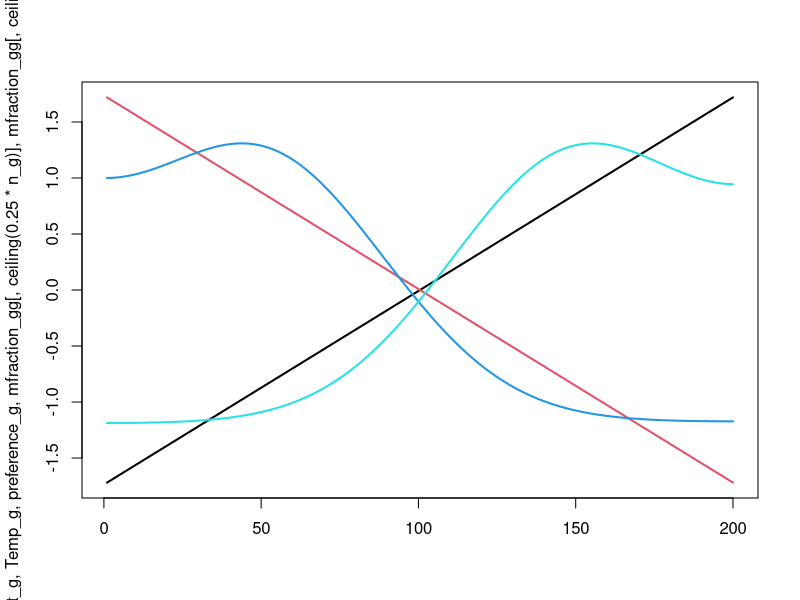
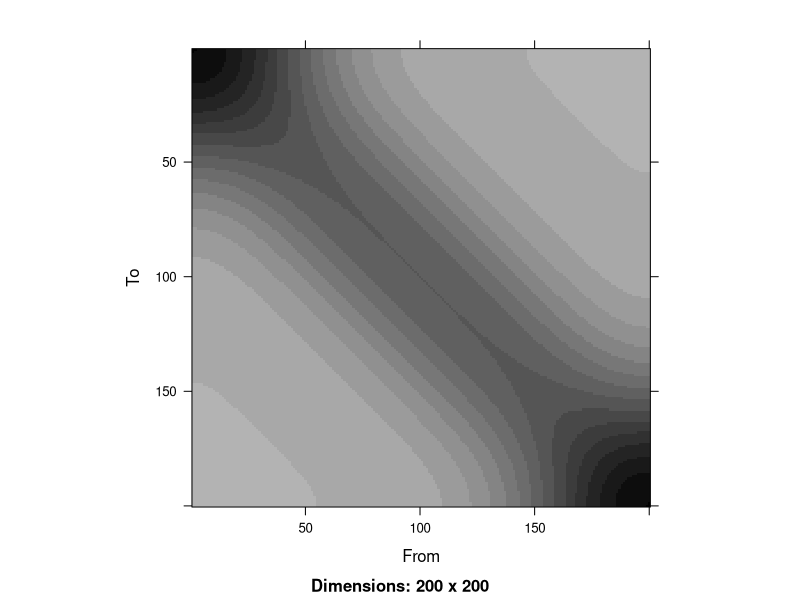
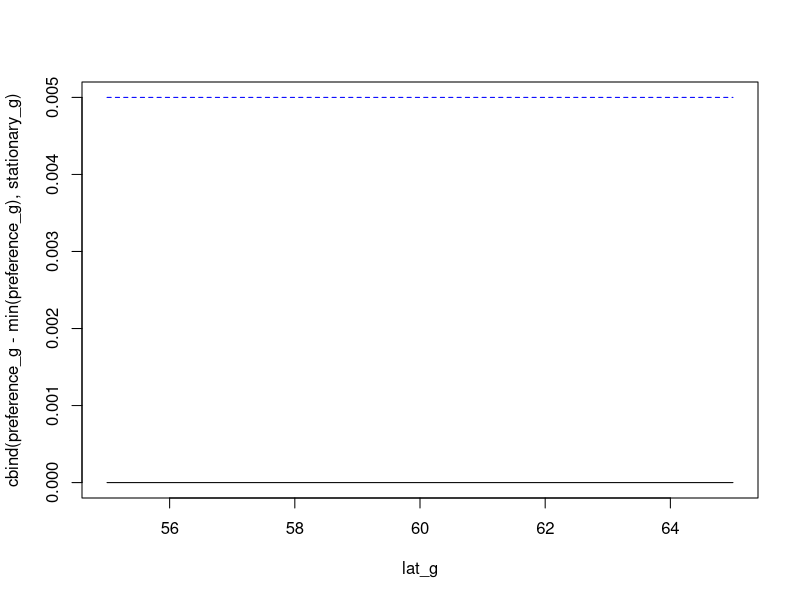

Source code (R) for these figures, in order:

###########################
# One dimensional
###########################

#library(Matrix)
n_g = 200

# Domain characteristics
lat_g = seq(55, 65, length=n_g)
Temp_g = seq(15, 5, length=n_g)

# Parameters
# if testing diffusion via comparison with variance of displacement
unittime_variance = 2^2
D = unittime_variance / 2
Dprime = D / mean(diff(lat_g))^2
preference_g = -0 * (Temp_g - 10)^2
# if testing dynamics for taxis
  #diffusion_coefficient = 1 ^ 2
  #preference_g = -0.1 * (Temp_g - 10)^2

# Movement operator
A_gg = ifelse( round(abs(outer(lat_g,lat_g,"-")),2) == round(mean(diff(lat_g)),2), 1, 0 )
# Diffusion
diffusion_gg = A_gg * Dprime
diag(diffusion_gg) = -1 * colSums(diffusion_gg)
# Taxis
taxis_gg = A_gg * outer(preference_g, preference_g, "-")
diag(taxis_gg) = -1 * colSums(taxis_gg)
# Total
mrate_gg = diffusion_gg + taxis_gg
if( any(mrate_gg-diag(diag(mrate_gg))<0) ) stop("`mrate_gg` must be a Metzler matrix. Consider changing parameterization")
# Annualized
mfraction_gg = Matrix::expm(mrate_gg)

# plot
matplot( scale(cbind(lat_g,Temp_g,preference_g,mfraction_gg[,ceiling(0.25*n_g)],mfraction_gg[,ceiling(0.75*n_g)])), type="l", lty="solid", lwd=2 )

#
Matrix::image(mfraction_gg, xlab="From", ylab="To", border=NA)

# Stationary distribution
stationary_g = eigen(mfraction_gg)$vectors[,1]
stationary_g = stationary_g / sum(stationary_g)

#
matplot( x=lat_g, y=cbind(preference_g-min(preference_g),stationary_g), type="l", col=c("black","blue") )

# n(t+1) = Mrate_gg * n(t)

# Diffusion should equal variance of displacement
  # Using central cell to minimize boundary issues
# sum( mfraction_gg[,6] * 1:n_g )
mean1 = weighted.mean(lat_g, w=mfraction_gg[,ceiling(n_g/2)])
# sum( mfraction_gg[,6] * (1:n_g-mean1)^2 )
var1 = weighted.mean( (lat_g-mean1)^2, w=mfraction_gg[,ceiling(n_g/2)])
# Should be equal
var1
2 * 1 * D  # MSD = 2nDt

#######################
# 2-dimensional
#######################

library(sf)

# Define parameters
bounds = 20
shape_type = c("square", "hex")[1]
cellsize = 0.8
n_neighbors = ifelse(shape_type=="square", 4, 6)
n_dim = 2  # 2-dimensions
unittime_variance = 1^2

# Define dimain and discretization
sf_area = st_polygon(x = list(cbind(c(0,0,bounds,bounds,0),c(0,bounds,bounds,0,0))) )
sf_grid = st_make_grid( sf_area, cellsize=cellsize, square = isTRUE(shape_type=="square") )

# Get adjacency
st_rook = function(a, b = a, ...) st_relate(a, b, pattern = "F***1****", ... )
grid_A = st_rook( sf_grid, sparse=TRUE )
A_gg = as(grid_A,"sparseMatrix")

# Calculcate D
D = unittime_variance / 2
# Dprime presumably depends on discretization size and shape
#Dprime = unittime_variance / n_neighbors / cellsize^2
Dprime = D / cellsize^2

# Assemble diffusion-rate matrix
diffusion_gg = A_gg * Dprime
diag(diffusion_gg) = -1 * Matrix::colSums(diffusion_gg)
# integrated movement fractions matrix
mfraction_gg = Matrix::expm(diffusion_gg)

# Using central cell to minimize boundary issues
sf_point = st_point(c(10.1,10.1) )
centroid = as.numeric( st_within(sf_point,sf_grid) )
# Calculate average in X and Y dimensions
meanX = weighted.mean( x=st_coordinates(st_centroid(sf_grid))[,1], w=mfraction_gg[,centroid])
meanY = weighted.mean( x=st_coordinates(st_centroid(sf_grid))[,2], w=mfraction_gg[,centroid])
# calculate variance in X and Y dimensions
varX = weighted.mean( (st_coordinates(st_centroid(sf_grid))[,1]-meanX)^2, w=mfraction_gg[,centroid])
varY = weighted.mean( (st_coordinates(st_centroid(sf_grid))[,2]-meanY)^2, w=mfraction_gg[,centroid])
# Mean-squared-displacement (MSD) = var1 + var2
(MSD = varX + varY)
#2 * D   # MSD = 2nD from https://en.wikipedia.org/wiki/Mean_squared_displacement
2 * n_dim * D    # Only works for square cells

##################
# Analytical check
##################

## Fundamental solution
set.seed(1)
d <- function(x,t) mvtnorm::dmvnorm(x, mean=rep(0,n), sigma=Sigma*t)

## Spatial dimension
n <- 3

## Random covariance matrix
Chol = matrix(rnorm(n*n), nrow=n, ncol=n)
Sigma <- Chol %*% t(Chol)

## Random spatial coordinate
x0 <- abs(rnorm(n))

## Random time
t0 <- abs(rnorm(1))

## Check diffusion equation
numDeriv::grad(function(t) d(x0, t), t0) ## LHS (time derivative)
.5*sum(Sigma*numDeriv::hessian(function(x)d(x, t0), x0)) ## RHS (space derivative)
